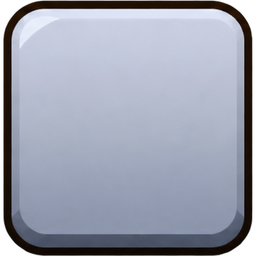
#> input picture assets/ui/rarity/rarity_1.png, 256 x 256 px; its folder holds only this picture in this run
$ python prepare_rarity.py rarity_1.png
#> lines starting #> are read from the running program, lines starting #| are printed output that depends on the picture; after the words box and inside, x2 and y2 are one past the last pixel; in counts of white or black regions, pixels touching at a corner belong together
"""Recorta os 5 fundos de raridade (arte do Elizeu, 09/11).

Entrada: "fundos das raridades.png" (cinza, azul, roxo, amarelo, vermelho,
lado a lado, fundo transparente). Saída: rarity_1.png .. rarity_5.png nesta
pasta (Comum, Raro, Épico, Lendário, Mítico), quadrados de 256 px, com uma
folga transparente igual em volta (o contorno escuro fica inteiro).

Uso (precisa do Pillow e do numpy):
    python assets/ui/rarity/prepare_rarity.py "C:/Users/Elize/Downloads/UI Assets/fundos das raridades.png"
"""

import os
import sys

import numpy as np
from PIL import Image

OUT = os.path.dirname(os.path.abspath(__file__))
SIZE = 256


def runs(flags, gap=6):
    out, start, empty = [], None, 0
    for i, value in enumerate(flags):
        if value:
            if start is None:
                start = i
            empty = 0
        elif start is not None:
            empty += 1
            if empty > gap:
                out.append((start, i - empty + 1))
                start, empty = None, 0
    if start is not None:
        out.append((start, len(flags)))
    return out


def main(source):
#> called with source = 'rarity_1.png'
    image = Image.open(source).convert("RGBA")
#> image is the input picture: PIL image 256x256 RGBA; mean R, G, B, A 142.8, 147.4, 162.4, 239.3
    alpha = np.array(image)[:, :, 3] > 40
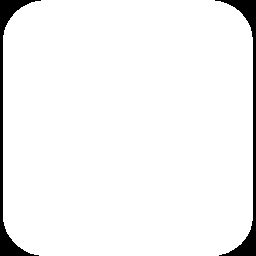
#> alpha: shape (256, 256) bool; 95.4% white; 2 black regions, box (x1, y1, x2, y2) and area: (0, 0, 41, 256) 1521, (215, 0, 256, 256) 1515
    columns = [r for r in runs(alpha.any(axis=0)) if r[1] - r[0] > 100]
#> the loop in runs, `for i, value in enumerate(flags):` made 256 passes
#> (value, start) on pass 4: (True, 3)
#> value on passes 1, 2, 3, 5, 6, 7: False, False, False, True, True, True
#> after the loop in runs, `for i, value in enumerate(flags):`: out = []; start = 3
#> columns = [(3, 256)]
#> (the run stopped early here; a loop or call above may not have finished)

$ run again, on assets/ui/rarity/rarity_2.png
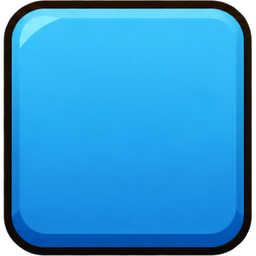
#> input picture assets/ui/rarity/rarity_2.png, 256 x 256 px
#> in main, image is the input picture: PIL image 256x256 RGBA; mean R, G, B, A 34.5, 137.9, 195.6, 238.4
#> in main, `alpha = np.array(image)[:, :, 3] > 40`:
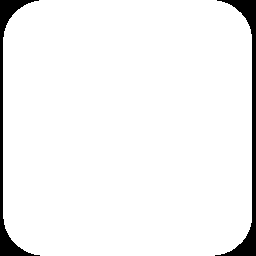
#> alpha: shape (256, 256) bool; 95% white; 2 black regions, box (x1, y1, x2, y2) and area: (215, 0, 256, 256) 1734, (0, 0, 40, 256) 1523
#> the loop in runs, `for i, value in enumerate(flags):` made 256 passes
#> (value, start) on pass 4: (True, 3)
#> after the loop in runs, `for i, value in enumerate(flags):`: out = []; start = 3
#> columns = [(3, 256)]

$ run again, on assets/ui/rarity/rarity_3.png
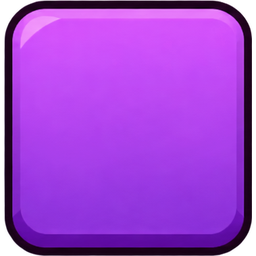
#> input picture assets/ui/rarity/rarity_3.png, 256 x 256 px
#> in main, image is the input picture: PIL image 256x256 RGBA; mean R, G, B, A 146.8, 54, 195.9, 238
#> in main, `alpha = np.array(image)[:, :, 3] > 40`:
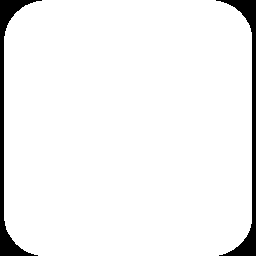
#> alpha: shape (256, 256) bool; 94.7% white; 2 black regions, box (x1, y1, x2, y2) and area: (0, 0, 42, 256) 1769, (216, 0, 256, 256) 1715
#> the loop in runs, `for i, value in enumerate(flags):` made 256 passes
#> (value, start) on pass 5: (True, 4)
#> after the loop in runs, `for i, value in enumerate(flags):`: out = []; start = 4
#> columns = [(4, 256)]

$ run again, on assets/ui/rarity/rarity_4.png
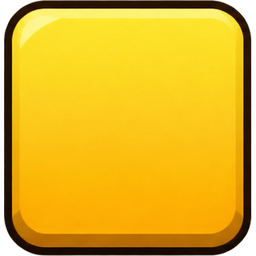
#> input picture assets/ui/rarity/rarity_4.png, 256 x 256 px
#> in main, image is the input picture: PIL image 256x256 RGBA; mean R, G, B, A 209.1, 163.7, 19.9, 237.6
#> in main, `alpha = np.array(image)[:, :, 3] > 40`:
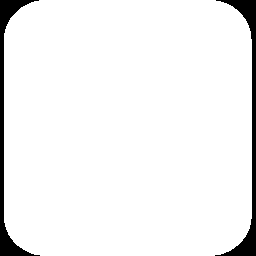
#> alpha: shape (256, 256) bool; 94.6% white; 2 black regions, box (x1, y1, x2, y2) and area: (215, 0, 256, 256) 1783, (0, 0, 40, 256) 1736
#> the loop in runs, `for i, value in enumerate(flags):` made 256 passes
#> (value, start) on pass 5: (True, 4)
#> after the loop in runs, `for i, value in enumerate(flags):`: out = []; start = 4
#> columns = [(4, 256)]
